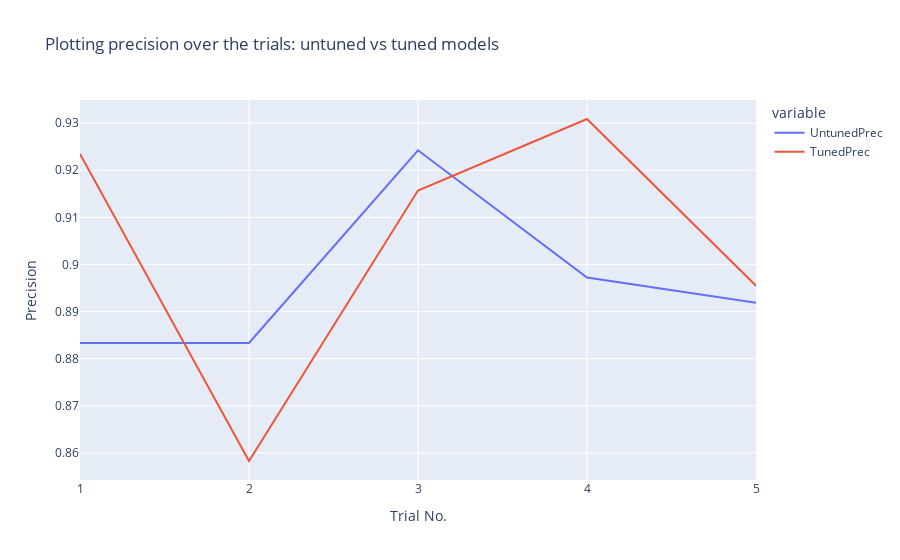

Source (notebook cell):
### Code cell
prec_plot_df = pd.DataFrame()
prec_plot_df["TrialNo"] = [1,2,3,4,5]
prec_plot_df["UntunedPrec"] = untuned_precision_array
prec_plot_df["TunedPrec"] = tuned_precision_array

fig_2 = px.line(prec_plot_df, x=prec_plot_df["TrialNo"], y=prec_plot_df[["UntunedPrec","TunedPrec"]].columns, title='Plotting precision over the trials: untuned vs tuned models',
               labels = {'x': 'Trial No.', 'value': 'Precision'})
fig_2.update_layout(
    xaxis = dict(
        tickmode = 'linear',
        tick0 = 1,
        dtick = 1
    )
)

fig_2.show()

### Figure 1 — Plotly figure (JSON) as saved in the notebook; plotly's stock layout.template omitted (floating-point values rounded to 4 significant figures)
{"data": [{"hovertemplate": "variable=UntunedPrec<br>Trial No.=%{x}<br>Precision=%{y}<extra></extra>", "legendgroup": "UntunedPrec", "line": {"color": "#636efa", "dash": "solid"}, "marker": {"symbol": "circle"}, "mode": "lines", "name": "UntunedPrec", "orientation": "v", "showlegend": true, "type": "scatter", "x": [1, 2, 3, 4, 5], "xaxis": "x", "y": [0.8833, 0.8833, 0.9243, 0.8972, 0.8919], "yaxis": "y"}, {"hovertemplate": "variable=TunedPrec<br>Trial No.=%{x}<br>Precision=%{y}<extra></extra>", "legendgroup": "TunedPrec", "line": {"color": "#EF553B", "dash": "solid"}, "marker": {"symbol": "circle"}, "mode": "lines", "name": "TunedPrec", "orientation": "v", "showlegend": true, "type": "scatter", "x": [1, 2, 3, 4, 5], "xaxis": "x", "y": [0.9235, 0.8583, 0.9157, 0.9309, 0.8955], "yaxis": "y"}], "layout": {"legend": {"title": {"text": "variable"}, "tracegroupgap": 0}, "title": {"text": "Plotting precision over the trials: untuned vs tuned models"}, "xaxis": {"anchor": "y", "domain": [0, 1], "dtick": 1, "tick0": 1, "tickmode": "linear", "title": {"text": "Trial No."}}, "yaxis": {"anchor": "x", "domain": [0, 1], "title": {"text": "Precision"}}}}
